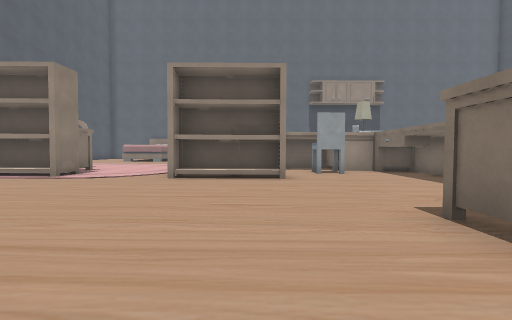
[1] (above)

24 first-person views from a walk through a Godot game level. The camera is 1.3 m above the floor, tilts 2° down and sees 85° across. The floor is counted in squares, 2 m on a side. Each view is taken from the middle of a square. On the plan, view 1 faces up. The plan holds only what a view shows up to about 9 squares ahead; the rest is blank. The place goes on beyond the plan. Characters and animated objects are left out. Some surface patterns are stand-ins.

[2]
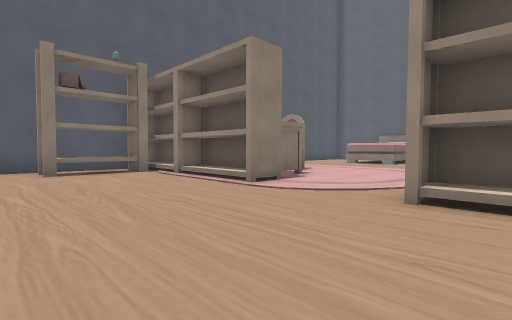

[3]
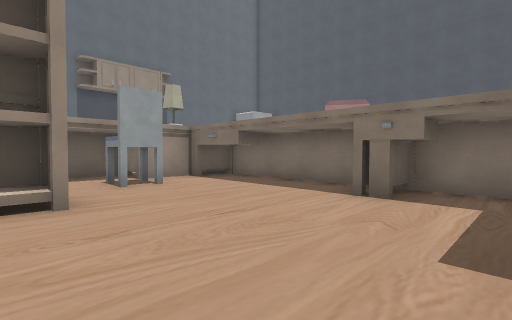

[4]
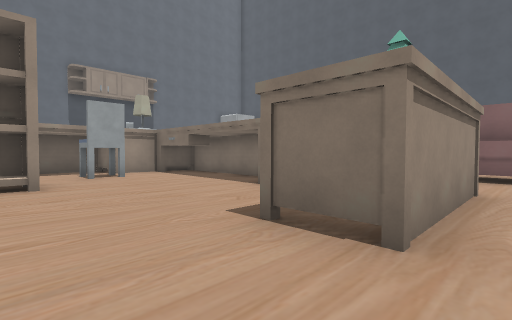

[5]
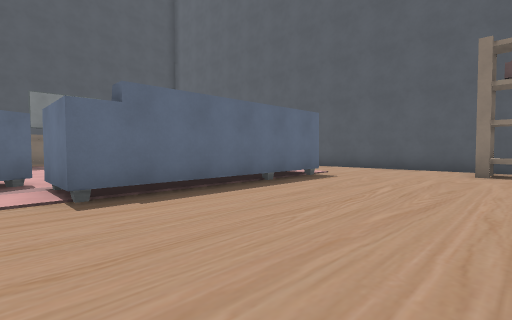

[6]
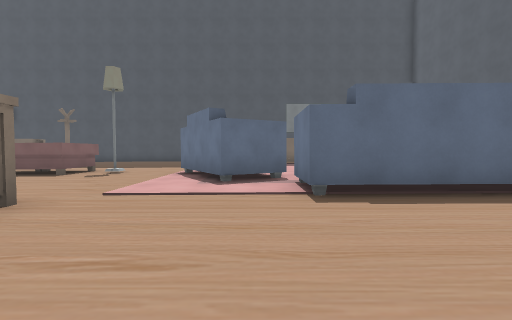

[7]
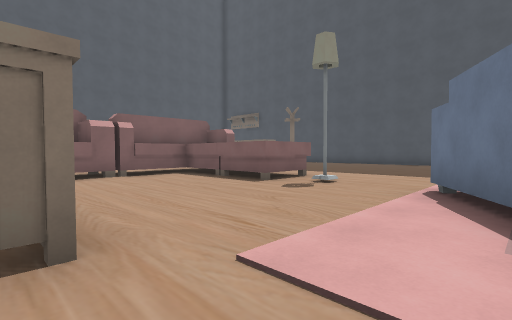

[8]
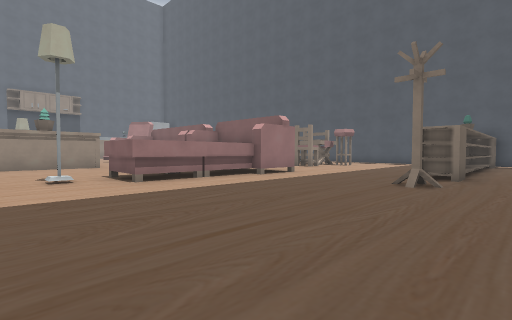

[9]
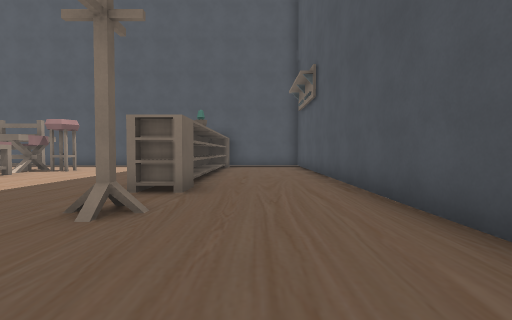

[10]
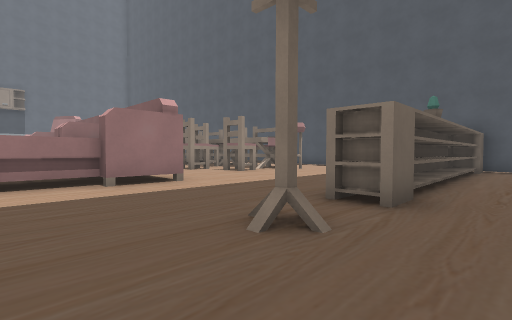

[11]
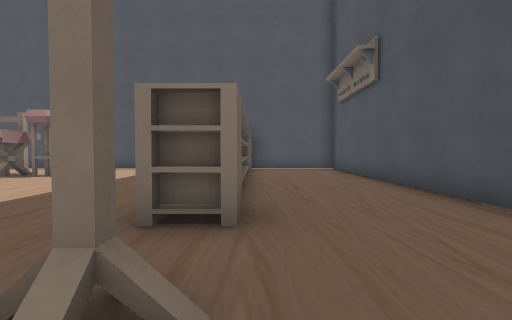

[12]
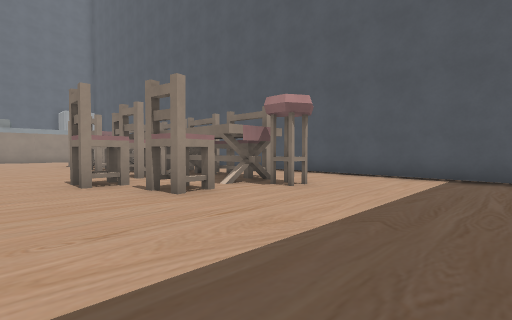

[13]
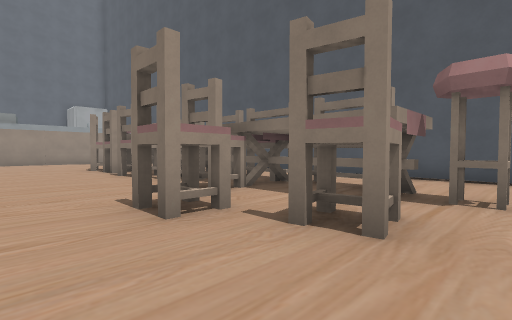

[14]
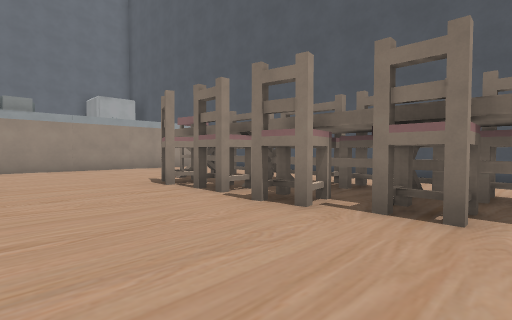

[15]
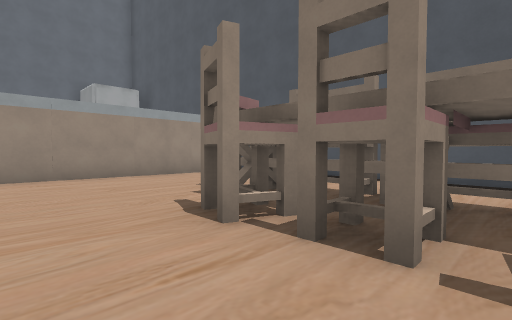

[16]
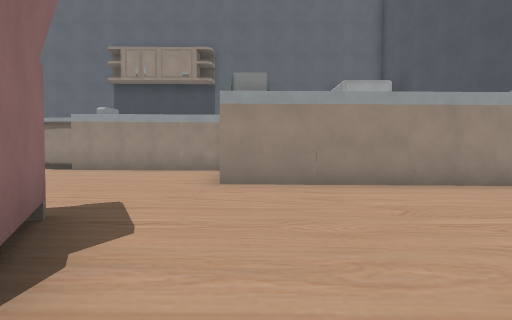

[17]
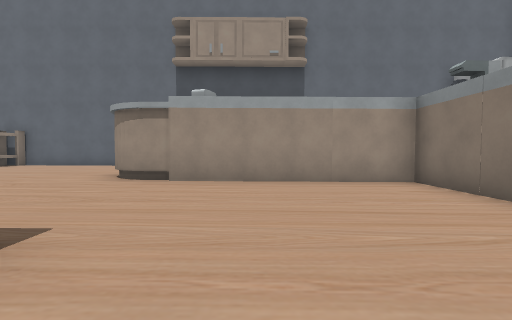

[18]
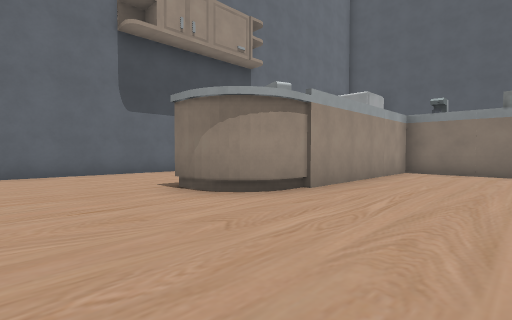

[19]
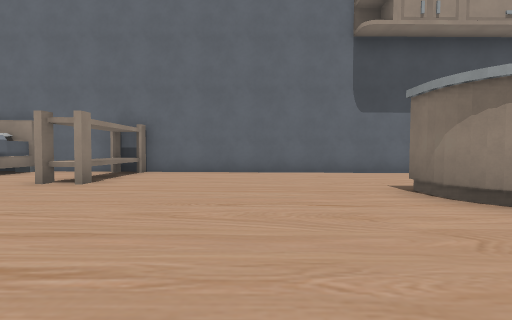

[20]
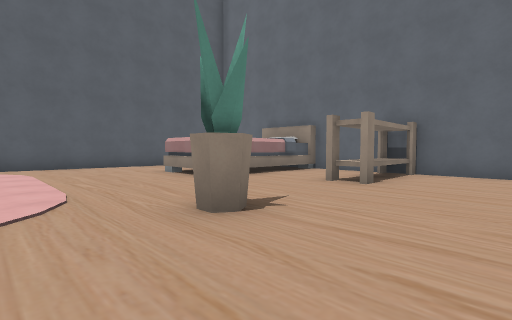

[21]
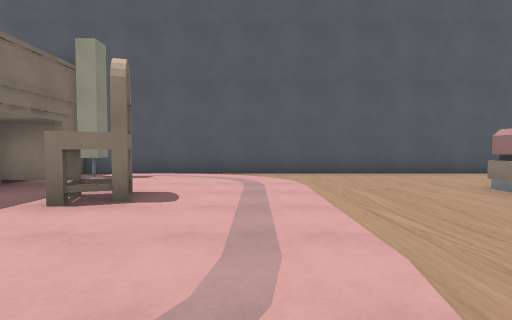

[22]
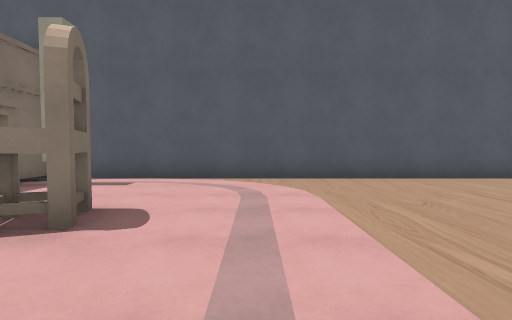

[23]
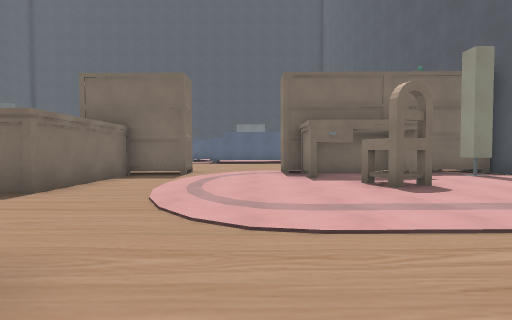

[24]
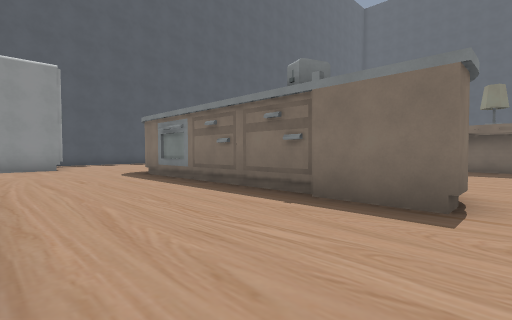

### Floor plan
Points are (right, up) in squares from view 1. A wall is a line through its corners. A room is listed if a view was taken in it or the views show most of it. See-through windows are left out.
Room 1 (views 1, 2, 3, 4, 5, 6, 7)
walls: (0.8, 6.6) (-2.1, 6.6) (-2.1, 7.5); (0.6, 7.4) (-2, 7.4); (-4.8, 7.5) (-4.8, 6.6) (-6.4, 6.6); (-5.4, 7.4) (-7.4, 7.4); (-6.5, 6.6) (-8.4, 6.6); (2, 1.6) (2, 3); (-1.7, -1.2) (-0.3, -0.4); (4.4, 4.8) (3.9, 4.8); (-7.1, 1.1) (-1.7, 1.1) (-1.7, -0.5); (4.8, 4.1) (4, 4.1) (4, 5); (-8.9, 6.5) (-8.9, 4); (4.7, 7.4) (4, 7.4) (4, 9.5) (2.7, 9.5) (2.7, 10.6); (5.2, 5.5) (5.2, 9.5); (5.2, 3.1) (5.2, 4.5) (4, 4.5); (3, 10.6) (1.1, 10.6); (-10.3, 6.5) (-10.3, 4)
low walls: (-8.5, 6.6) (-9.2, 6.6)
ways out: opening at (-7, 2.7) to room 2; opening at (-3.5, 7) to room 2; opening at (0.5, 0.5) to room 2; gap at (-10, 4) to room 2
objects: chair (2, 9)
Room 2 (views 8, 9, 10, 11, 12, 13, 14, 15, 16, 17, 18, 19, 20, 21, 22, 23, 24)
walls: (5.4, 1.6) (2, 1.6); (9, 8.7) (9.8, 7.3); (3.4, 9.6) (4.5, 9.6); (-0.3, -0.4) (1.2, -3); (2.9, -3.2) (3.4, -3.2); (14.1, 5.1) (14.1, 6.9); (14.1, 2.6) (14.1, 4.8); (-2.1, 7.5) (-0.5, 7.5) (-0.5, 10.7) (0, 10.7); (14.1, -0.1) (14.1, 2.3); (14.9, 2.2) (14.2, 2.2); (9.2, -4.6) (7.6, -4.6) (7.6, -4.3) (4.3, -4.3) (4.3, -2.5) (7.6, -2.5) (7.6, 1.9); (10.3, 12.4) (10.3, 13.1); (12.2, 11.3) (10.2, 11.3); (14.8, -0.3) (13.5, -0.3); (14.1, -2.5) (14.1, -0.2); (10.4, 14.8) (5.4, 14.8); (-5.2, 7.5) (-4.8, 7.5); (15.5, 11.3) (13.8, 11.3); (5.2, 16.5) (10.4, 16.5); (8.1, -8.5) (7.6, -8.5); (-6.1, 8.9) (-5.3, 8.9) (-5.3, 8); (-2.3, 14.3) (-2.1, 13.9) (-2.4, 13.5); (9.6, -8.8) (9.6, -8); (-6.9, 7.7) (-5.1, 7.7); (17.3, -6.8) (17.3, 7.7); (6.9, -11.8) (16, -11.8); (-9.5, 8.6) (-8.9, 8.6); (5.6, 20.2) (-2.2, 20.2) (-2.2, 17.2) (-3.1, 17.2); (-10.3, 4) (-10.3, 1.6); (-6, 15.8) (-7.6, 15.8); (17, -8.8) (17, -8.1) (13.1, -8.1); (17.3, -9.6) (17.3, -8.8) (9.4, -8.8) (9.4, -7.9); (-3.1, 20.2) (-5, 20.2); (-5.2, 19.9) (-5.9, 19.9); (-5.3, 20) (-5.3, 17.1); (-10.3, 18.5) (-10.3, 7.5) (-8.8, 7.5)
ways out: opening at (-7, 2.7) to room 1; opening at (-3.5, 7) to room 1; opening at (0.5, 0.5) to room 1; gap at (-10, 4) to room 1
objects: chair (-7, 10) to (-6, 10); cabinet (4, 15) to (5, 15); cabinet (11, 14) to (12, 14); chair (12, -3) to (13, -3); chair (12, -1); cabinet (12, 16); chair (13, 0); chair (13, 2); chair (13, 3); chair (13, 5); chair (13, 6); stove (13, 12) to (13, 13); stool (14, -3); stool (14, 8); bench (15, -1); bench (15, 1); bench (15, 3); bench (15, 5); bench (15, 7); fridge (15, 18) to (16, 19); sink (16, 12) to (17, 13)

Positions as (right, up) in squares from view 1, and headings:
1: (0, 0), facing up
2: (-1, 3), facing up-left
3: (0, 3), facing up-right
4: (0, 1), facing up-right
5: (-1, 5), facing down-left
6: (-1, 5), facing down
7: (0, 2), facing down-right
8: (2, -10), facing up-right
9: (5, -10), facing right
10: (6, -10), facing up-right
11: (7, -9), facing right
12: (10, -7), facing up-right
13: (10, -4), facing up-right
14: (10, 1), facing up-right
15: (11, 4), facing up-right
16: (11, 6), facing up
17: (7, 9), facing up
18: (1, 12), facing up-right
19: (1, 12), facing up
20: (0, 12), facing up-left
21: (-3, 12), facing left
22: (-4, 12), facing left
23: (-4, 15), facing down
24: (3, 20), facing down-right
